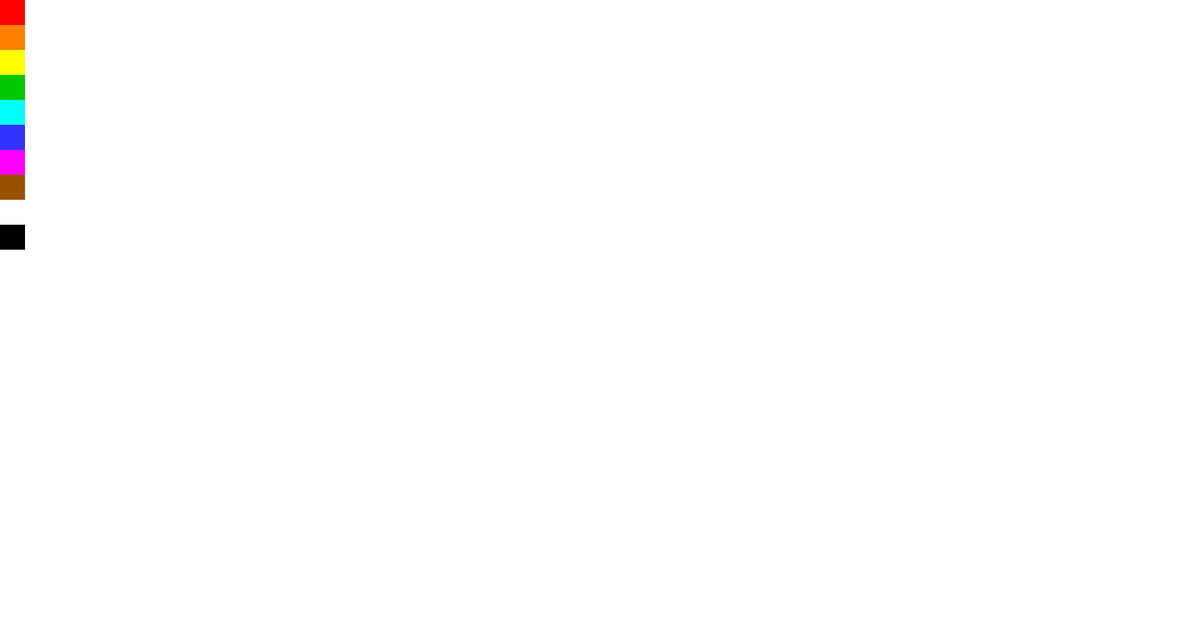
Frame 1 (no input)
Frame 60 (no input): identical to frame 1, image omitted
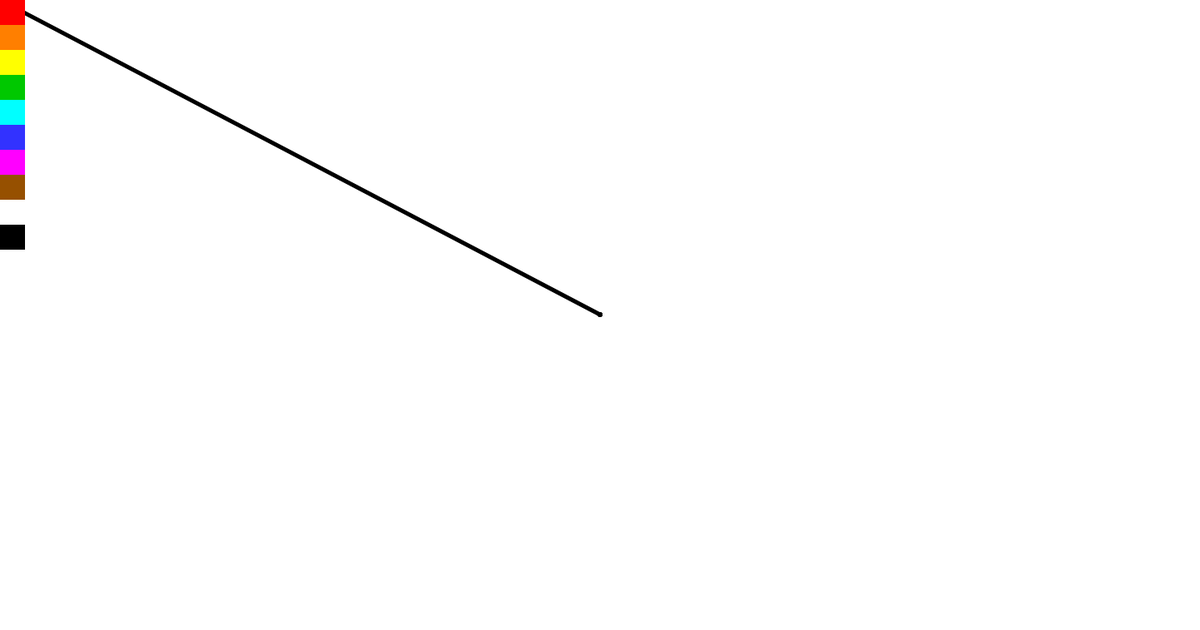
Frame 120 (the mouse pressed at the canvas centre since frame 60)

The p5.js sketch that drew these frames (run headless with seeded random() and noise() and a simulated clock; from frame 60 on, the mouse is pressed at the canvas centre):

// p5.js sketch
// ── sketch.js
function setup() {
  createCanvas(1440, 757);
  strokeWeight(5);
  background(255);
  brushColor = color(0);
}

function draw() {
  drawVColorPane();
  
  
  
    if (mouseIsPressed){
    stroke(brushColor);
    line(mouseX, mouseY, pmouseX, pmouseY);
    }
  } 

  function mousePressed(){
    if (mouseX <=30){
      if (mouseY <=30) brushColor = color(255, 0, 0);
      else if(mouseY <= 60) brushColor = color(255, 127, 0);
      else if(mouseY <= 90) brushColor = color(255, 255, 0);
      else if(mouseY <= 120) brushColor = color(0, 200, 0);
      else if(mouseY <= 150) brushColor = color(0, 255, 255);
      else if(mouseY <= 180) brushColor = color(50, 50, 255);
      else if(mouseY <= 210) brushColor = color(255, 0, 255);
      else if(mouseY <= 240) brushColor = color(150, 80, 0);
      else if(mouseY <= 270) brushColor = color(255);
      else if(mouseY <= 300) brushColor = color(0);
      
    } 
  }

  function drawVColorPane(){
    noStroke();
    fill(255, 0, 0);  //Red
    rect(0, 0, 30, 30);
  
    fill(255, 127, 0);  //Orange
    rect(0, 30, 30, 30);
  
    fill(255, 255, 0);  //Yellow
    rect(0, 60, 30, 30);
  
    fill(0, 200, 0);  //Green
    rect(0, 90, 30, 30);
  
    fill(0, 255, 255);  //Cyan
    rect(0, 120, 30, 30);
  
    fill(50, 50, 255);  //Blue
    rect(0, 150, 30, 30);
  
    fill(255, 0, 255);  //Magenta
    rect(0, 180, 30, 30);
  
    fill(150, 80, 0); //Brown
    rect(0, 210, 30, 30);
  
    fill(255);      //White
    rect(0, 240, 30, 30);
  
    fill(0);
    rect(0, 270, 30, 30);//Black
  }
